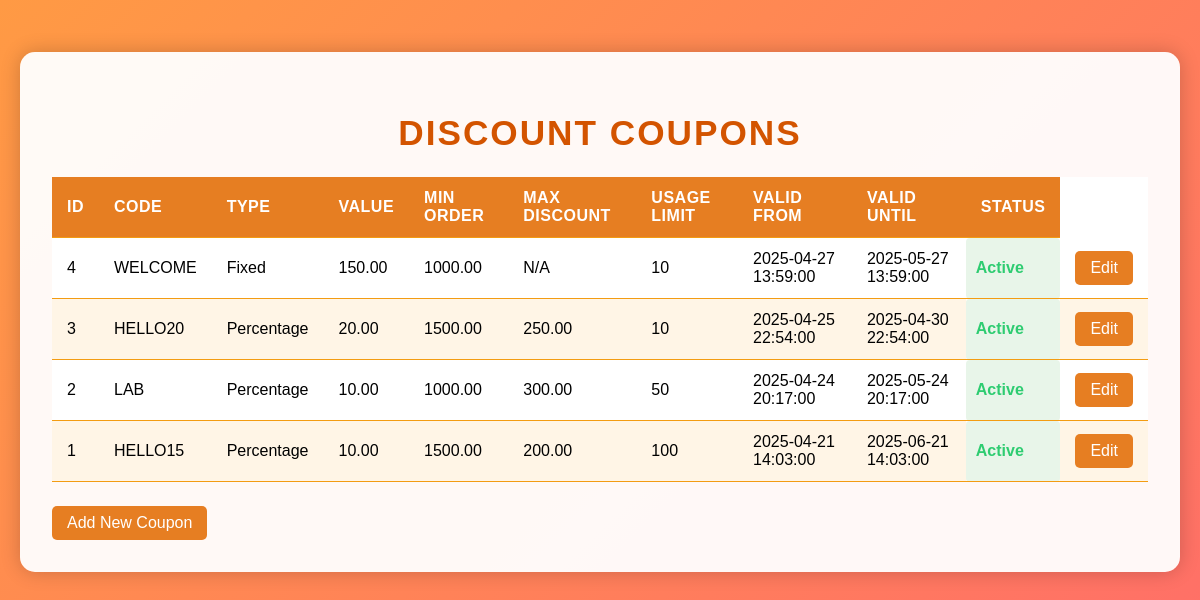
/Discount/viewcoupon.php (signed in), run on the app's committed database.
### tables this page shows
CREATE TABLE `discount_coupons` (
  `id` int(11) NOT NULL,
  `code` varchar(50) NOT NULL,
  `discount_type` enum('fixed','percentage') NOT NULL,
  `discount_value` decimal(10,2) NOT NULL,
  `min_order_amount` decimal(10,2) DEFAULT NULL,
  `max_discount` decimal(10,2) DEFAULT NULL,
  `usage_limit` int(11) DEFAULT NULL,
  `used_count` int(11) DEFAULT 0,
  `valid_from` datetime DEFAULT NULL,
  `valid_until` datetime DEFAULT NULL,
  `status` enum('active','expired','used','inactive') DEFAULT 'active',
  `created_at` timestamp NOT NULL DEFAULT current_timestamp(),
  `updated_at` timestamp NOT NULL DEFAULT current_timestamp() ON UPDATE current_timestamp()
);

### Discount/viewcoupon.php (the view, shortened to what this page needs)
<?php
require '../db_connection.php';
$query = "SELECT * FROM discount_coupons ORDER BY id DESC";
$result = $conn->query($query);
?>
<!DOCTYPE html>
<html lang="en">
<head>
    <link rel="stylesheet" href="../Discount/coupon_styles.css">
</head>
<body>
    <div class="container">
        <h2>Discount Coupons</h2>
        <table>
            <thead>
                <tr>
                    <th>ID</th>
                    <th>Code</th>
                    <th>Type</th>
                    <th>Value</th>
                    <th>Min Order</th>
                    <th>Max Discount</th>
                    <th>Usage Limit</th>
                    <th>Valid From</th>
                    <th>Valid Until</th>
                    <th>Status</th>
                </tr>
            </thead>
            <tbody>
                <?php if ($result->num_rows > 0): ?>
                    <?php while ($row = $result->fetch_assoc()): ?>
                        <tr>
                            <td><?= htmlspecialchars($row['id']) ?></td>
                            <td><?= htmlspecialchars($row['code']) ?></td>
                            <td><?= htmlspecialchars(ucfirst($row['discount_type'])) ?></td>
                            <td><?= htmlspecialchars($row['discount_value']) ?></td>
                            <td><?= $row['min_order_amount'] !== null ? htmlspecialchars($row['min_order_amount']) : 'N/A' ?></td>
                            <td><?= $row['max_discount'] !== null ? htmlspecialchars($row['max_discount']) : 'N/A' ?></td>
                            <td><?= $row['usage_limit'] !== null ? htmlspecialchars($row['usage_limit']) : 'Unlimited' ?></td>
                            <td><?= $row['valid_from'] ? htmlspecialchars($row['valid_from']) : 'N/A' ?></td>
                            <td><?= $row['valid_until'] ? htmlspecialchars($row['valid_until']) : 'N/A' ?></td>
                            <td class="<?= $row['status'] == 'active' ? 'active' : 'inactive' ?>">
                                <?= htmlspecialchars(ucfirst($row['status'])) ?>
                            </td>
                            <td>
                                <a href="../Discount/editcoupon.php?id=<?= $row['id'] ?>" class="edit-btn">Edit</a>
                            </td>
                        </tr>
                    <?php endwhile; ?>
                <?php else: ?>
                    <tr>
                        <td colspan="10" class="no-data">No coupons found.</td>
                    </tr>
                <?php endif; ?>
            </tbody>
        </table>
        <a href="../Discount/Discountfront.php" class="btn">Add New Coupon</a>
    </div>
</body>
</html>

### Discount/coupon_styles.css (style rules this page uses)
body { background: linear-gradient(135deg, #ff9a44, #ff6b6b); font-family: 'Arial', sans-serif; margin: 0; min-height: 100vh; padding: 20px; }
.container { background: rgba(255, 255, 255, 0.95); border-radius: 15px; box-shadow: 0 0 20px rgba(0, 0, 0, 0.2); margin: 2rem auto; max-width: 1200px; padding: 2rem; overflow-x: auto; }
h2 { color: #d35400; text-align: center; margin-bottom: 1.5rem; font-size: 2.2rem; text-transform: uppercase; letter-spacing: 2px; }
table { width: 100%; border-collapse: collapse; margin: 1.5rem 0; background: white; }
th, td { padding: 12px 15px; text-align: left; border-bottom: 1px solid #f39c12; }
th { background-color: #e67e22; color: white; font-weight: bold; text-transform: uppercase; letter-spacing: 0.5px; }
tr:nth-child(even) { background-color: #fff5e6; }
.active { background-color: #e8f5e9; color: #2ecc71; padding: 5px 10px; border-radius: 4px; font-weight: bold; }
.btn, .edit-btn { background: #e67e22; border: none; border-radius: 5px; color: white; cursor: pointer; padding: 8px 15px; text-decoration: none; transition: all 0.3s ease; display: inline-block; }

### data on the page
discount_coupons: id "4", code "WELCOME", discount_type "Fixed", discount_value "150.00", min_order_amount "1000.00", shows "N/A", usage_limit "10", valid_from "2025-04-27 13:59:00", valid_until "2025-05-27 13:59:00", status "Active"
discount_coupons: id "3", code "HELLO20", discount_type "Percentage", discount_value "20.00", min_order_amount "1500.00", max_discount "250.00", usage_limit "10", valid_from "2025-04-25 22:54:00", valid_until "2025-04-30 22:54:00", status "Active"
discount_coupons: id "2", code "LAB", discount_type "Percentage", discount_value "10.00", min_order_amount "1000.00", max_discount "300.00", usage_limit "50", valid_from "2025-04-24 20:17:00", valid_until "2025-05-24 20:17:00", status "Active"
discount_coupons: id "1", code "HELLO15", discount_type "Percentage", discount_value "10.00", min_order_amount "1500.00", max_discount "200.00", usage_limit "100", valid_from "2025-04-21 14:03:00", valid_until "2025-06-21 14:03:00", status "Active"
